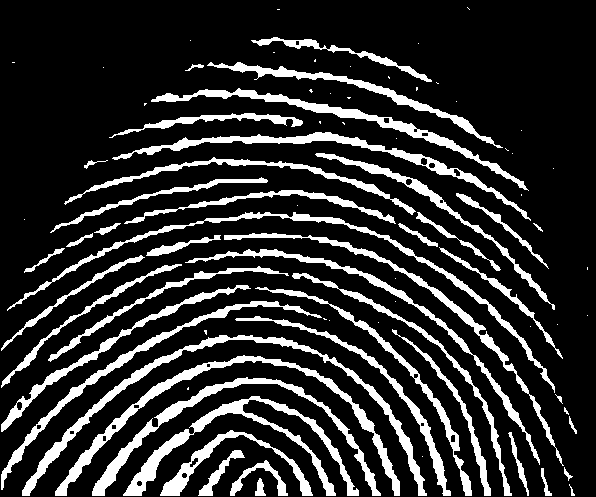
#> input picture img_erodida.png, 596 x 497 px
$ python dilatacao.py
#> lines starting #> are read from the running program, lines starting #| are printed output that depends on the picture; after the words box and inside, x2 and y2 are one past the last pixel; in counts of white or black regions, pixels touching at a corner belong together
#> in main, `img_cinza = cv2.imread("img_erodida.png", cv2.IMREAD_GRAYSCALE)`: img_cinza: shape (497, 596); 18.2% white; 86 white regions (40 under 20 px), largest, box (x1, y1, x2, y2) and area: (22, 335, 427, 496) 3650, (55, 355, 400, 496) 3400, (123, 396, 359, 496) 3301
import cv2
import numpy as np

def Dilatacao(img_binaria, elemento_Estruturante):
    bin_linhas = len(img_binaria)
#> bin_linhas = 497
    bin_colunas = len(img_binaria[0])
#> bin_colunas = 596

    est_linhas = len(elemento_Estruturante)
    est_colunas = len(elemento_Estruturante[0])
    # Determinar o deslocamento do kernel
    deslocamento_x  = est_linhas // 2
    deslocamento_y  = est_colunas // 2


    img_dilatacao = []
    for _ in range(bin_linhas):
        img_dilatacao.append([0] * bin_colunas)
#> after the loop, img_dilatacao = 497 items


    for i in range(deslocamento_x , bin_linhas - deslocamento_x ):
        for j in range(deslocamento_y, bin_colunas - deslocamento_y):

            regiao = img_binaria[i - deslocamento_x :i + deslocamento_x  + 1, j - deslocamento_y:j + deslocamento_y + 1]

            lin = len(regiao)
            col = len(regiao[0])
            #print(regiao)
            controle = False
            for k in range (lin):
                for l in range (col):
                    if regiao[k][l] != 0:
                        #print("aqui")
                        controle = True

            if(controle):
                img_dilatacao[i][j]= 255
            else:
                img_dilatacao[i][j] = 0


    return img_dilatacao


def main():
    img_cinza = cv2.imread("img_erodida.png", cv2.IMREAD_GRAYSCALE)
    _, img_binaria = cv2.threshold(img_cinza, 127, 255, cv2.THRESH_BINARY)

    elemento_Estruturante = [
            [1, 1, 1],
            [1, 1, 1],
            [1, 1, 1]]


    img_dilatacao = Dilatacao(img_binaria, elemento_Estruturante)
#> img_dilatacao = 497 items

    img_dilatacao_np = np.array(img_dilatacao, dtype=np.uint8)
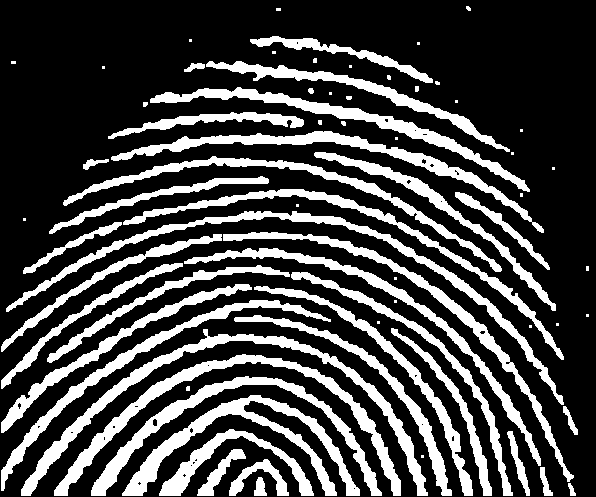
#> img_dilatacao_np: shape (497, 596); 27.3% white; 72 white regions (30 under 20 px), largest, box (x1, y1, x2, y2) and area: (21, 329, 428, 496) 5162, (54, 354, 401, 496) 4686, (6, 211, 564, 405) 4539
    cv2.imwrite("img_dilatacao.png", img_dilatacao_np)

    cv2.waitKey(0)
    #cv2.destroyAllWindows()
if __name__ == "__main__":
    main()

$ run again, with digital.png copied over img_erodida.png
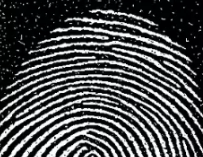
#> input picture digital.png, 203 x 157 px
#> in main, `_, img_binaria = cv2.threshold(img_cinza, 127, 255, cv2.THRESH_BINARY)`:
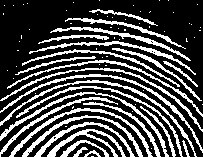
#> img_binaria: shape (157, 203); 29.5% white in thin lines or dots
#> bin_linhas = 157
#> bin_colunas = 203
#> after the loop in Dilatacao, `for _ in range(bin_linhas):`: img_dilatacao = 157 items
#> in main, `img_dilatacao_np = np.array(img_dilatacao, dtype=np.uint8)`:
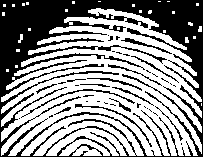
#> img_dilatacao_np: shape (157, 203); 57.8% white; 40 black regions (26 under 20 px), largest, box (x1, y1, x2, y2) and area: (0, 0, 203, 157) 12214, (21, 89, 135, 118) 193, (75, 104, 152, 147) 165
